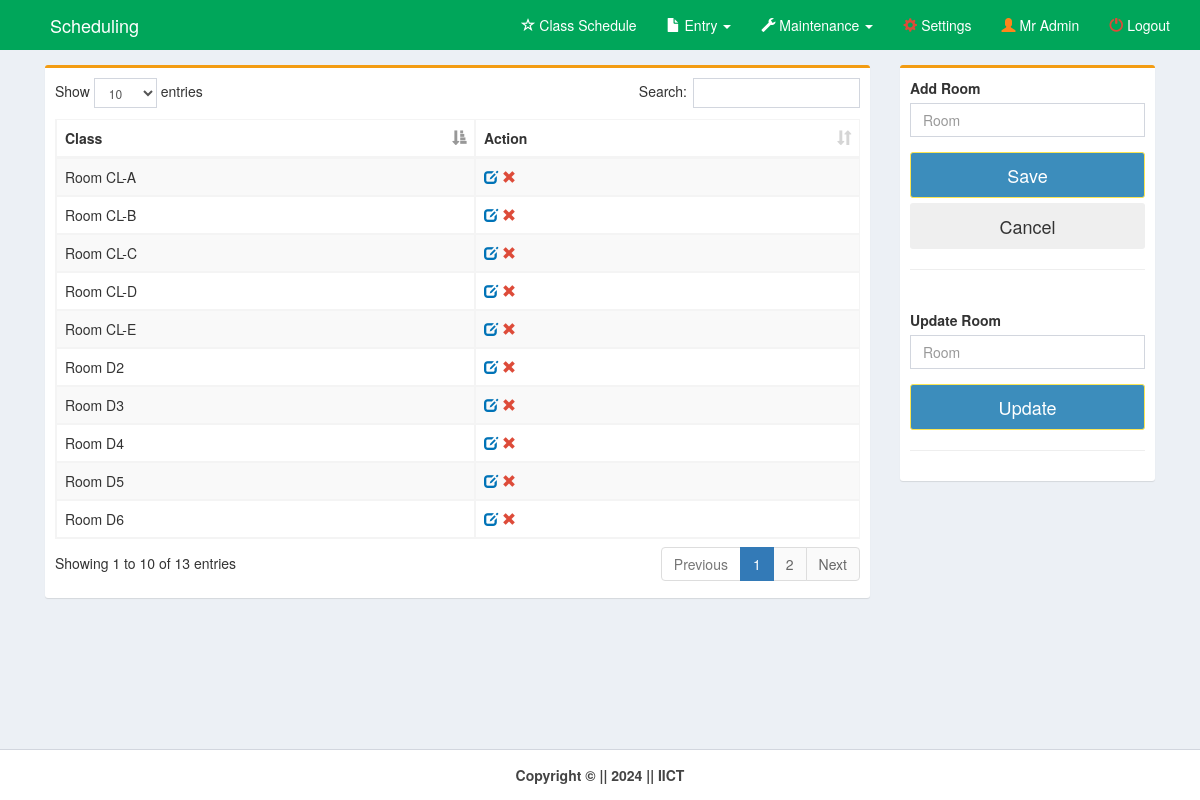
The page /pages/room.php (signed in) on the database its author committed.
### tables this page shows
CREATE TABLE `room` (
  `room_id` int(11) NOT NULL,
  `room` varchar(15) NOT NULL
);

### pages/room.php (the view, shortened to what this page needs)
<!DOCTYPE html>
<html>
  <head>
    <link rel="stylesheet" href="../bootstrap/css/bootstrap.min.css">
    <link rel="stylesheet" href="../plugins/datatables/dataTables.bootstrap.css">
    <link rel="stylesheet" href="../dist/css/AdminLTE.min.css">
    <link rel="stylesheet" href="../plugins/select2/select2.min.css">
    <link rel="stylesheet" href="../dist/css/skins/_all-skins.min.css">
 </head>
  <body class="hold-transition skin-green layout-top-nav" onload="myFunction()">
    <div class="wrapper">
      <div class="content-wrapper">
        <div class="container">
          <section class="content">
            <div class="row">
	      <div class="col-md-9">
              <div class="box box-warning">
                <div class="box-body">
				<div class="row">
					<div class="col-md-12">
						<table id="example1" class="table table-bordered table-striped" style="margin-right:-10px">
              <thead>
                <tr>
                <th>Class</th>
                <th>Action</th>
                </tr>
              </thead>
    <?php
        include('../dist/includes/dbcon.php');
        $query=mysqli_query($con,"select * from room order by room")or die(mysqli_error());
          while($row=mysqli_fetch_array($query)){
            $id=$row['room_id'];
            $room=$row['room'];
    ?>
                <tr>
                <td>Room <?php echo $room;?></td>
                <td><a id="click" href="room.php?id=<?php echo $id;?>&room=<?php echo $room;?>">
                <i class="glyphicon glyphicon-edit text-blue"></i></a>
                <a id="removeme" href="room_del.php?id=<?php echo $id;?>">
                <i class="glyphicon glyphicon-remove text-red"></i></a>
                </td>
                </tr>
<?php }?>
</table>
		</div>
    <form method="post" action="room_save.php">
		<div class="col-md-6">
         </div>
        </div>
                </div>
              </div>
            </div>
            <div class="col-md-3">
              <div class="box box-warning">
                <div class="box-body">
                  <div id="form">
				  <div class="row">
					 <div class="col-md-12">
						  <div class="form-group">
							<label for="date">Add Room</label><br>
								<input type="text" class="form-control" name="room" placeholder="Room" required>
						  </div>
					</div>
				  </div>
                  <div class="form-group">
                      <button class="btn btn-lg btn-block btn-primary" id="daterange-btn" name="save" type="submit">
                        Save
                      </button>
					  <button class="btn btn-lg btn-block" id="daterange-btn" type="reset">
                       Cancel
                      </button>
                   </div>
                  </div><hr>
                </div>
				<div class="box-body" style="" id="displayform">
                  <div id="form">
				  <div class="row">
					 <div class="col-md-12">
						  <form method="post" action="room_update.php">
						  <div class="form-group">
							<label for="date">Update Room</label><br>
								<input type="text" class="form-control" id="class" name="room" value="<?php echo $_REQUEST['room'];?>" placeholder="Room" required>
						  </div>
					</div>
				  </div>
                  <div class="form-group">
                      <button class="btn btn-lg btn-block btn-primary" id="daterange-btn" name="save" type="submit">
                        Update
                      </button>
                   </div>
                  </div><hr>
                </div>
              </div>
            </div>
          </div>
          </section>
        </div>
      </div>
      <?php include('../dist/includes/footer.php');?>
    </div>
  </body>
</html>

### rows shown on the page
room: room "CL-A"
room: room "CL-B"
room: room "CL-C"
room: room "CL-D"
room: room "CL-E"
room: room "D2"
room: room "D3"
room: room "D4"
room: room "D5"
room: room "D6"

### other values the page prints
$_SESSION['name'] "Mr Admin"
